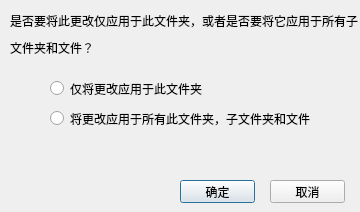
<?xml version="1.0" encoding="UTF-8"?>
<ui version="4.0">
 <class>showHideChild</class>
 <widget class="QDialog" name="showHideChild">
  <property name="geometry">
   <rect>
    <x>0</x>
    <y>0</y>
    <width>360</width>
    <height>212</height>
   </rect>
  </property>
  <property name="windowTitle">
   <string>Dialog</string>
  </property>
  <widget class="QLabel" name="label_3">
   <property name="geometry">
    <rect>
     <x>10</x>
     <y>10</y>
     <width>391</width>
     <height>21</height>
    </rect>
   </property>
   <property name="text">
    <string>是否要将此更改仅应用于此文件夹，或者是否要将它应用于所有子</string>
   </property>
  </widget>
  <widget class="QLabel" name="label_4">
   <property name="geometry">
    <rect>
     <x>10</x>
     <y>40</y>
     <width>371</width>
     <height>16</height>
    </rect>
   </property>
   <property name="text">
    <string>文件夹和文件？</string>
   </property>
  </widget>
  <widget class="QRadioButton" name="radioButton">
   <property name="geometry">
    <rect>
     <x>50</x>
     <y>80</y>
     <width>161</width>
     <height>17</height>
    </rect>
   </property>
   <property name="text">
    <string>仅将更改应用于此文件夹</string>
   </property>
  </widget>
  <widget class="QRadioButton" name="hideChild">
   <property name="geometry">
    <rect>
     <x>50</x>
     <y>110</y>
     <width>301</width>
     <height>17</height>
    </rect>
   </property>
   <property name="text">
    <string>将更改应用于所有此文件夹，子文件夹和文件</string>
   </property>
  </widget>
  <widget class="QPushButton" name="pushButton">
   <property name="geometry">
    <rect>
     <x>180</x>
     <y>180</y>
     <width>75</width>
     <height>23</height>
    </rect>
   </property>
   <property name="text">
    <string>确定</string>
   </property>
  </widget>
  <widget class="QPushButton" name="cancel">
   <property name="geometry">
    <rect>
     <x>270</x>
     <y>180</y>
     <width>75</width>
     <height>23</height>
    </rect>
   </property>
   <property name="text">
    <string>取消</string>
   </property>
  </widget>
 </widget>
 <resources/>
 <connections/>
</ui>
